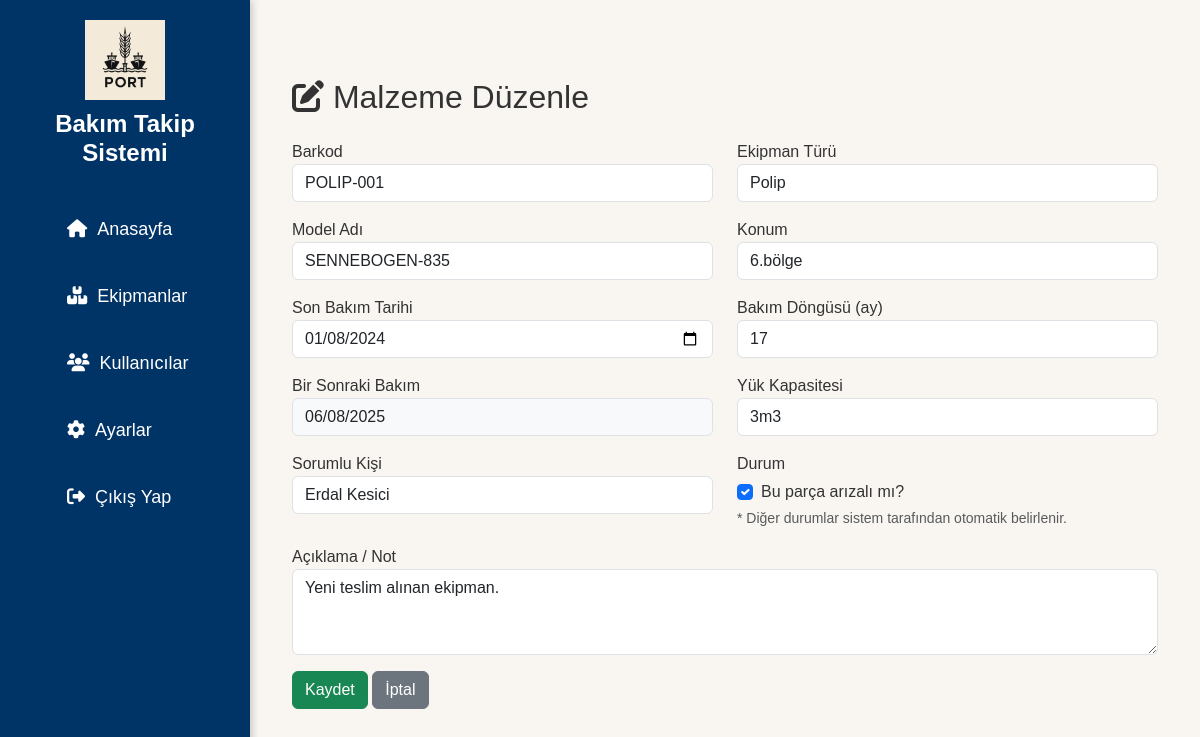
Page /parca/1/edit (signed in) on the earlier database version.
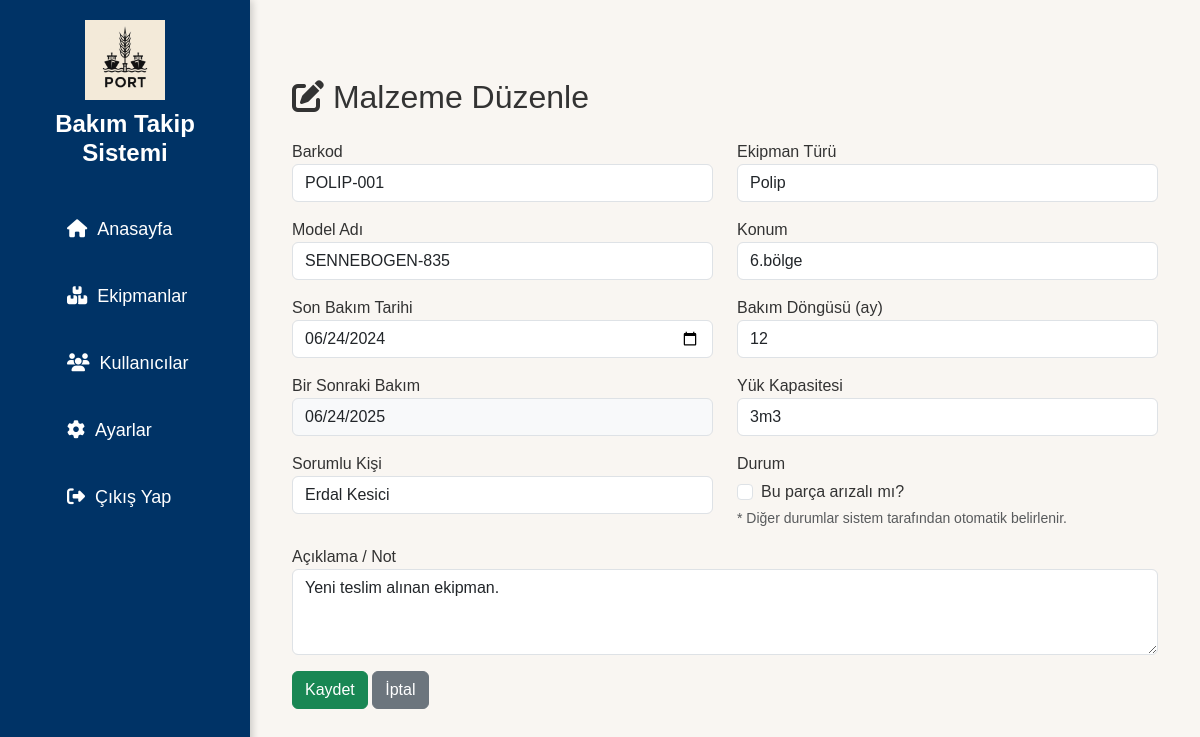
Same page on the later database version.
### app/models.py (models this page shows)
class Parca(db.Model):
    __tablename__ = 'parcalar'
    id = db.Column(db.Integer, primary_key=True)
    barcode = db.Column(db.String(100), unique=True, nullable=False)
    ekipman_turu = db.Column(db.String(100), nullable=False)
    model_adi = db.Column(db.String(100), nullable=False)
    konum = db.Column(db.String(100), nullable=False)
    durum = db.Column(db.String(50), nullable=False)
    bir_sonraki_bakim = db.Column(db.Date, nullable=True)
    son_bakim_tarihi = db.Column(db.Date, nullable=True)
    bakim_dongusu = db.Column(db.String(50), nullable=True)
    bakim_durum = db.Column(db.String(50), nullable=True)  # ✅ تمت إضافته
    notlar = db.Column(db.Text, nullable=True)              # ✅ تمت إضافته
    kisa_aciklama = db.Column(db.Text, nullable=True)
    yuk_kapasitesi = db.Column(db.String(50), nullable=True)
    sorumlu_kisi = db.Column(db.String(100), nullable=True)
    created_at = db.Column(db.DateTime, default=datetime.utcnow)
    bakim_kayitlari = db.relationship('BakimKaydi', backref='parca', lazy=True)

### app/routes.py (the view, shortened to what this page needs)
@main.route('/parca/<int:parca_id>/edit', methods=['GET', 'POST'])
@login_required
def edit(parca_id):
    parca = Parca.query.get_or_404(parca_id)
    return render_template('edit.html', parca=parca)

### app/__init__.py (called while the page is built)
def create_app():
    app = Flask(__name__)
    app.config.from_object('config.Config')
    db.init_app(app)
    login_manager.init_app(app)
    migrate.init_app(app, db)  # ✅ جديد
    login_manager.login_view = 'auth.login'
    @login_manager.user_loader
    def load_user(user_id):
        return User.query.get(int(user_id))
    app.register_blueprint(main)
    app.register_blueprint(auth)
    app.register_blueprint(api)  # ✅ API
    return app

### app/templates/edit.html
{% extends 'layout.html' %}
{% block content %}
<div class="container mt-5">
  <h2 class="mb-4"><i class="fas fa-edit"></i> Malzeme Düzenle</h2>
  <form method="POST">
    <div class="row">
      <div class="col-md-6 mb-3">
        <label for="barcode">Barkod</label>
        <input type="text" class="form-control" name="barcode" value="{{ parca.barcode }}" required>
      </div>
      <div class="col-md-6 mb-3">
        <label for="ekipman_turu">Ekipman Türü</label>
        <input type="text" class="form-control" name="ekipman_turu" value="{{ parca.ekipman_turu }}" required>
      </div>
      <div class="col-md-6 mb-3">
        <label for="model_adi">Model Adı</label>
        <input type="text" class="form-control" name="model_adi" value="{{ parca.model_adi }}" required>
      </div>
      <div class="col-md-6 mb-3">
        <label for="konum">Konum</label>
        <input type="text" class="form-control" name="konum" value="{{ parca.konum }}" required>
      </div>
      <div class="col-md-6 mb-3">
        <label for="son_bakim_tarihi">Son Bakım Tarihi</label>
        <input type="date" class="form-control" name="son_bakim_tarihi" value="{{ parca.son_bakim_tarihi }}">
      </div>
      <div class="col-md-6 mb-3">
        <label for="bakim_dongusu">Bakım Döngüsü (ay)</label>
        <input type="number" class="form-control" name="bakim_dongusu" value="{{ parca.bakim_dongusu }}" min="1">
      </div>
      <div class="col-md-6 mb-3">
        <label for="bir_sonraki_bakim">Bir Sonraki Bakım</label>
        <input type="date" class="form-control bg-light" value="{{ parca.bir_sonraki_bakim.strftime('%Y-%m-%d') if parca.bir_sonraki_bakim else '' }}" readonly>
      </div>
      <div class="col-md-6 mb-3">
        <label for="yuk_kapasitesi">Yük Kapasitesi</label>
        <input type="text" class="form-control" name="yuk_kapasitesi" value="{{ parca.yuk_kapasitesi }}">
      </div>
      <div class="col-md-6 mb-3">
        <label for="sorumlu_kisi">Sorumlu Kişi</label>
        <input type="text" class="form-control" name="sorumlu_kisi" value="{{ parca.sorumlu_kisi }}">
      </div>
      <div class="col-md-6 mb-3">
        <label for="arizali_checkbox">Durum</label><br>
        <div class="form-check mt-1">
          <input class="form-check-input" type="checkbox" name="arizali_mi" id="arizali_mi" {% if parca.durum == 'Arızalı' %}checked{% endif %}>
          <label class="form-check-label" for="arizali_mi">
            Bu parça arızalı mı?
          </label>
        </div>
        <small class="text-muted d-block mt-1">* Diğer durumlar sistem tarafından otomatik belirlenir.</small>
      </div>
      <div class="col-12 mb-3">
        <label for="kisa_aciklama">Açıklama / Not</label>
        <textarea class="form-control" name="kisa_aciklama" rows="3">{{ parca.kisa_aciklama }}</textarea>
      </div>
    </div>
    <button type="submit" class="btn btn-success">Kaydet</button>
    <a href="{{ url_for('main.detail', parca_id=parca.id) }}" class="btn btn-secondary">İptal</a>
  </form>
</div>
{% endblock %}

Differences in the rows shown:
changed Parca "POLIP-001": son_bakim_tarihi "01/08/2024" → "06/24/2024"; bakim_dongusu "17" → "12"; bir_sonraki_bakim "06/08/2025" → "06/24/2025"; durum "☑" → "☐"
